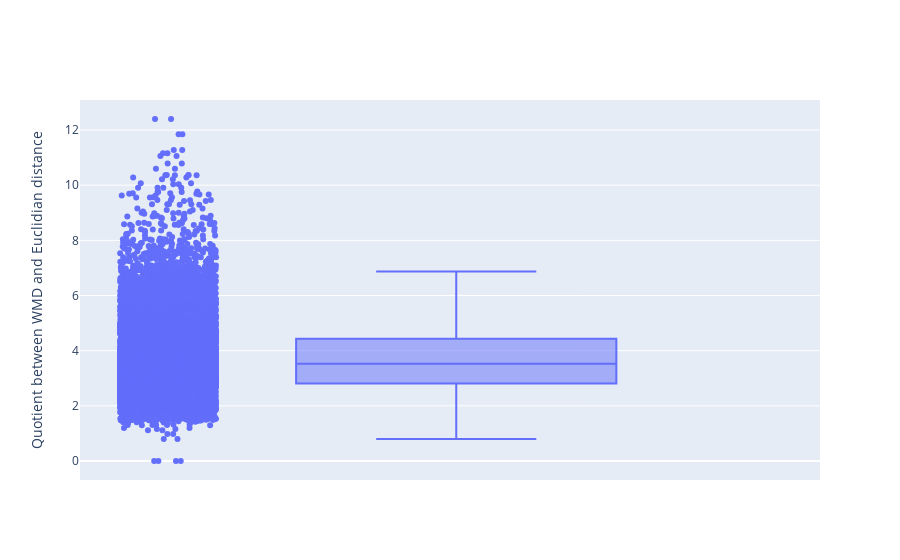

The code cell stored with this chart in its notebook:
### Code cell
fig = go.Figure(data=[go.Box(y=(wmds/euds).flatten(),
            boxpoints='all', # can also be outliers, or suspectedoutliers, or False
            jitter=0.3, # add some jitter for a better separation between points
            pointpos=-1.8, # relative position of points wrt box
            name=""
              )])
fig.update_layout(
    title=go.layout.Title(
        xref="paper",
        x=0
    ),
    yaxis=go.layout.YAxis(
        title=go.layout.yaxis.Title(
            text="Quotient between WMD and Euclidian distance"
        )
    )
)

fig.show()

### Figure 1 — Plotly figure (JSON) as saved in the notebook; plotly's stock layout.template omitted (floating-point values rounded to 4 significant figures; data arrays with more than 128 entries replaced by an {"elided": "..."} marker saying what was removed)
{"data": [{"boxpoints": "all", "jitter": 0.3, "name": "", "pointpos": -1.8, "type": "box", "y": {"elided": "17424 float values"}}], "layout": {"title": {"x": 0, "xref": "paper"}, "yaxis": {"title": {"text": "Quotient between WMD and Euclidian distance"}}}}
